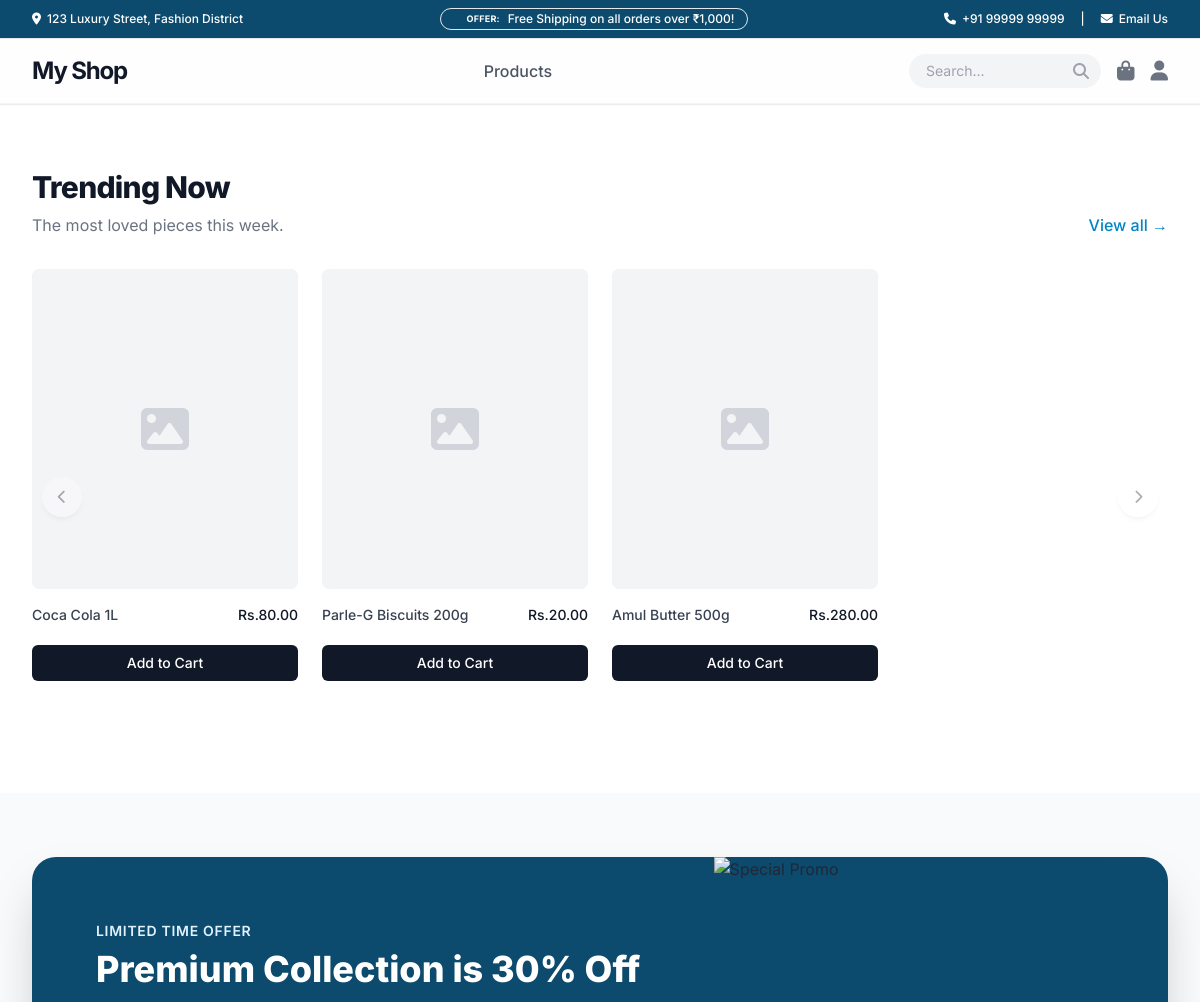
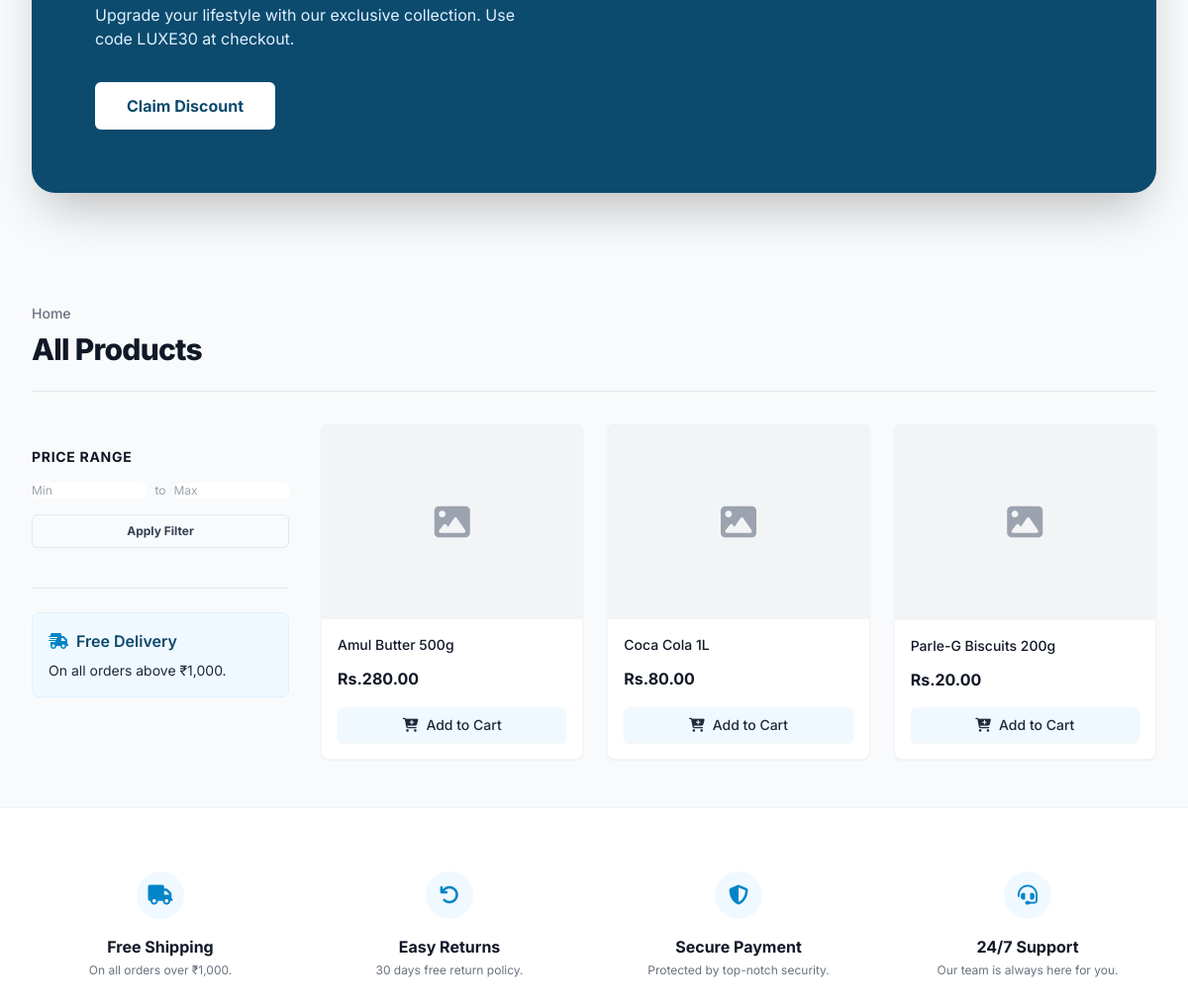
The app's page / (upper part), older data (2 pictures, top to bottom).
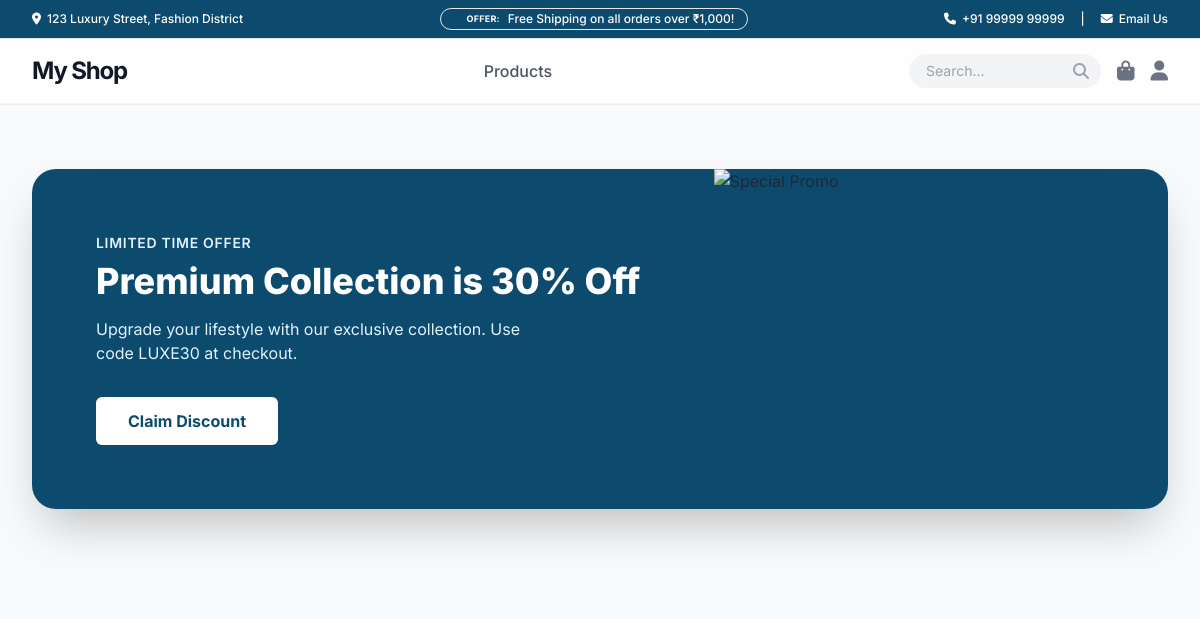
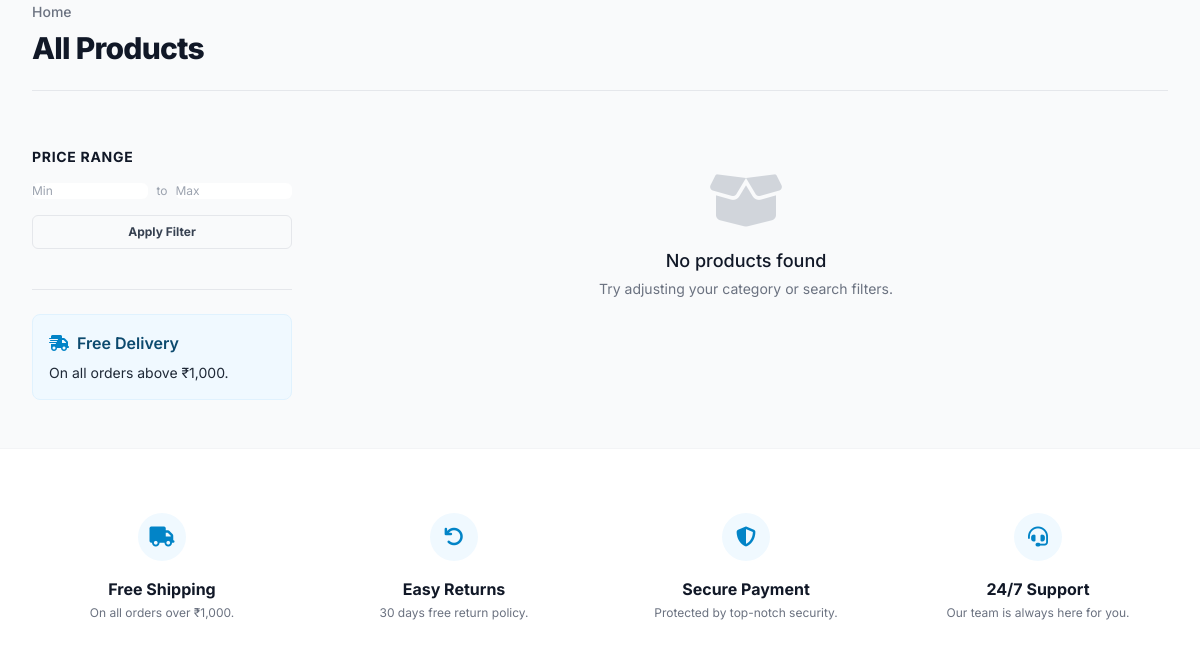
The same page, newer data (2 pictures, top to bottom).
### catalog/models.py (models this page shows, shortened)
class Product(models.Model):
    external_id = models.CharField(max_length=64, unique=True)
    category = models.ForeignKey(Category, on_delete=models.SET_NULL, null=True, blank=True)
    name = models.CharField(max_length=255)
    sku = models.CharField(max_length=120, blank=True)
    image = models.ImageField(upload_to='products/', null=True, blank=True)
    image_b64 = models.TextField(
        blank=True,
        default="",
        help_text="Raw base64-encoded WebP image (no data: prefix). Synced from the desktop app.",
    )
    mrp = models.DecimalField(max_digits=12, decimal_places=2, default=0)
    price_estimate = models.DecimalField(max_digits=12, decimal_places=2, default=0)
    uom = models.CharField(max_length=32, blank=True, help_text="Unit of measure (e.g. pcs, kg)")
    hsn_code = models.CharField(max_length=64, blank=True)
    gst_rate = models.DecimalField(max_digits=6, decimal_places=2, default=0)
    is_active = models.BooleanField(default=True)
    updated_at = models.DateTimeField()

### catalog/views.py (the view)
# urls.py: path("", views.product_list, name="product_list"),
def product_list(request):
    category_id = request.GET.get('category')
    query = request.GET.get('q')
    min_price = request.GET.get('min_price')
    max_price = request.GET.get('max_price')
    categories = Category.objects.all().order_by('name')
    products = Product.objects.filter(is_active=True)
    if category_id:
        products = products.filter(category_id=category_id)
    if query:
        products = products.filter(name__icontains=query)
    if min_price:
        products = products.filter(price_estimate__gte=min_price)
    if max_price:
        products = products.filter(price_estimate__lte=max_price)
    sort = request.GET.get('sort', 'price_high_low')
    if sort == 'newest':
        products = products.order_by("-updated_at")
    elif sort == 'price_low_high':
        products = products.order_by("price_estimate")
    elif sort == 'price_high_low':
        products = products.order_by("-price_estimate")
    else:
        products = products.order_by("name")
    inventory = _inventory_map(products)
    fifo_price_map = _fifo_batch_price_map(products)
    featured_qs = Product.objects.filter(is_active=True).order_by("-updated_at")[:8]
    featured_inventory = _inventory_map(featured_qs)
    featured_price_map = _fifo_batch_price_map(featured_qs)
    is_filtering = any([category_id, query, min_price, max_price])
    context = {
        "products": products,
        "categories": categories,
        "current_category": int(category_id) if category_id and category_id.isdigit() else None,
        "query": query,
        "min_price": min_price,
        "max_price": max_price,
        "is_filtering": is_filtering,
        "current_sort": sort,
        "inventory": inventory,
        "allow_backorders": settings.ALLOW_BACKORDERS,
        "fifo_price_map": fifo_price_map,
        "featured_products": featured_qs,
        "featured_inventory": featured_inventory,
        "featured_price_map": featured_price_map,
    }
    template_name = "product_list.html"
    config = ShopConfig.get()
    theme = config.shop_template or "default"
    if is_filtering and theme == "squareshoppe":
        template_name = "search_results.html"
    return render(request, f"themes/{theme}/{template_name}", context)

### catalog/templatetags/catalog_extras.py (called while the page is built)
@register.filter
def dict_get(dictionary, key):
    if dictionary is None:
        return 0
    return dictionary.get(key, 0)

### catalog/views.py (called while the page is built)
def _inventory_map(products):
    inventory = Inventory.objects.filter(product__in=products)
    return {inv.product_id: inv.qty_available for inv in inventory}

def _fifo_batch_price_map(products):
    batches = (
        ProductBatch.objects.filter(product__in=products, qty_available__gt=0)
        .order_by("product_id", "created_at")
        .values("product_id", "selling_price")
    )
    price_map = {}
    for b in batches:
        if b["product_id"] not in price_map:
            price_map[b["product_id"]] = b["selling_price"]
    return price_map

### core/models.py (called while the page is built)
    @classmethod
    def get(cls):
        obj, _ = cls.objects.get_or_create(
            pk=1,
            defaults={
                "api_key": secrets.token_urlsafe(32),
            },
        )
        return obj

### templates/themes/default/product_list.html (shortened to what the changed rows need)
{% extends "themes/default/base.html" %}
{% load catalog_extras %}
{% load static %}
{% block content %}
{% if not is_filtering %}
{% if featured_products %}
<section class="py-16 bg-white">
    <div class="max-w-7xl mx-auto px-4 sm:px-6 lg:px-8">
        <div class="flex justify-between items-end mb-8">
            <div>
                <h2 class="text-3xl font-extrabold text-gray-900 tracking-tight">Trending Now</h2>
                <p class="mt-2 text-gray-500">The most loved pieces this week.</p>
            </div>
            <a href="#product-grid" class="text-brand-600 hover:text-brand-700 font-medium hidden sm:block">View all &rarr;</a>
        </div>
        <div class="trending-swiper overflow-hidden relative group pb-12">
            <div class="swiper-wrapper">
                {% for product in featured_products %}
                <div class="swiper-slide h-auto">
                    <div class="group relative flex flex-col h-full">
                        <div class="w-full h-80 bg-gray-200 rounded-lg overflow-hidden relative">
                            <a href="/products/{{ product.id }}/">
                                {% if product.image_b64 %}
                                    <img alt="{{ product.name }}"
                                         class="w-full h-full object-center object-cover group-hover:opacity-75 transition-opacity">
                                {% elif product.image %}
                                    <img src="{{ product.image.url }}" alt="{{ product.name }}"
                                         class="w-full h-full object-center object-cover group-hover:opacity-75 transition-opacity">
                                {% else %}
                                    <div class="w-full h-full min-h-80 flex items-center justify-center bg-gray-100 text-gray-300">
                                        <i class="fas fa-image text-5xl"></i>
                                    </div>
                                {% endif %}
                            </a>
                        </div>
                        <div class="mt-4 flex justify-between">
                            <div>
                                <h3 class="text-sm text-gray-700 font-medium">
                                    <a href="/products/{{ product.id }}/">
                                        <span aria-hidden="true" class="absolute inset-0"></span>
                                        {{ product.name }}
                                    </a>
                                </h3>
                            </div>
                            {% with price=featured_price_map|dict_get:product.id %}
                            <div class="text-right">
                                <p class="text-sm font-medium text-gray-900">Rs.{{ price|default:product.price_estimate }}</p>
                            </div>
                            {% endwith %}
                        </div>
                        {% with stock=featured_inventory|dict_get:product.id %}
                            <div class="mt-auto">
                                {% if allow_backorders or stock > 0 %}
                                    <form method="post" action="/cart/add/{{ product.id }}/" class="relative z-10">
                                        <button type="submit"
                                                class="mt-4 w-full bg-gray-900 text-white py-2 rounded-md hover:bg-gray-800 transition-colors cursor-pointer text-sm font-medium">
                                            Add to Cart
                                        </button>
                                    </form>
                                {% else %}
                                    <button class="mt-4 w-full bg-gray-200 text-gray-400 py-2 rounded-md cursor-not-allowed text-sm font-medium">
                                        Unavailable
                                    </button>
                                {% endif %}
                            </div>
                        {% endwith %}
                    </div>
                </div>
                {% endfor %}
            </div>
            <div class="swiper-button-prev !text-gray-900 !bg-white/90 !w-10 !h-10 !rounded-full !shadow-md after:!content-none opacity-0 group-hover:opacity-100 transition-opacity flex items-center justify-center">
            </div>
            <div class="swiper-button-next !text-gray-900 !bg-white/90 !w-10 !h-10 !rounded-full !shadow-md after:!content-none opacity-0 group-hover:opacity-100 transition-opacity flex items-center justify-center">
                <i class="fas fa-chevron-right text-sm"></i>
            </div>
        </div>
    </div>
</section>
{% endif %}
<section class="py-16 bg-gray-50">
    <div class="max-w-7xl mx-auto px-4 sm:px-6 lg:px-8">
        <div class="bg-brand-900 rounded-3xl overflow-hidden shadow-2xl flex flex-col md:flex-row">
            <div class="p-10 md:p-16 flex-1 flex flex-col justify-center">
                <h2 class="text-3xl md:text-4xl font-extrabold text-white mb-4">{{ promo_title }}</h2>
            </div>
        </div>
    </div>
</section>
{% endif %}
<div class="max-w-7xl mx-auto px-4 sm:px-6 lg:px-8 py-12" id="product-grid">
    <div class="flex flex-col md:flex-row md:items-baseline md:justify-between border-b border-gray-200 pb-6 mb-8">
        <div>
            <h1 class="text-3xl font-extrabold text-gray-900 tracking-tight">
                {% if query %}
                    Search Results for "{{ query }}"
                {% elif current_category %}
                    {% for cat in categories %}{% if cat.id == current_category %}{{ cat.name }}{% endif %}{% endfor %}
                {% else %}
                    All Products
                {% endif %}
            </h1>
        </div>
    </div>
    <div class="lg:grid lg:grid-cols-4 lg:gap-x-8">
        <div class="mt-6 lg:mt-0 lg:col-span-3">
            <div class="grid grid-cols-1 sm:grid-cols-2 lg:grid-cols-3 gap-y-10 gap-x-6">
                {% for product in products %}
                <div class="group relative flex flex-col h-full bg-white rounded-lg shadow-sm hover:shadow-md transition-shadow duration-300 border border-gray-100 overflow-hidden">
                    <div class="w-full bg-gray-200 aspect-[4/3] relative">
                        <a href="/products/{{ product.id }}/">
                            {% if product.image_b64 %}
                                <img alt="{{ product.name }}"
                                     class="w-full h-full object-center object-cover group-hover:opacity-75 transition-opacity">
                            {% elif product.image %}
                                <img src="{{ product.image.url }}" alt="{{ product.name }}"
                                     class="w-full h-full object-center object-cover group-hover:opacity-75 transition-opacity">
                            {% else %}
                                <div class="w-full h-full flex items-center justify-center bg-gray-100 text-gray-400">
                                    <i class="fas fa-image text-4xl"></i>
                                </div>
                            {% endif %}
                        </a>
                    </div>
                    <div class="p-4 flex flex-col flex-1">
                        <div class="flex justify-between items-start mb-2">
                            <div class="flex-1 min-w-0 pr-2">
                                <h3 class="text-sm text-gray-900 font-medium line-clamp-2">
                                    <a href="/products/{{ product.id }}/">
                                        <span aria-hidden="true" class="absolute inset-0"></span>
                                        {{ product.name }}
                                    </a>
                                </h3>
                            </div>
                        </div>
                        {% with price=fifo_price_map|dict_get:product.id %}
                        <div class="mb-4">
                            <span class="text-base font-bold text-gray-900">Rs.{{ price|default:product.price_estimate }}</span>
                        </div>
                        {% endwith %}
                        <div class="mt-auto relative z-10">
                            {% with stock=inventory|dict_get:product.id %}
                                {% if allow_backorders or stock > 0 %}
                                    <form method="post" action="/cart/add/{{ product.id }}/">
                                        <button type="submit"
                                                class="w-full bg-brand-50 text-brand-700 py-2 rounded-md font-medium text-sm hover:bg-brand-600 hover:text-white transition-colors flex items-center justify-center shadow-sm">
                                            <i class="fas fa-cart-plus mr-2"></i> Add to Cart
                                        </button>
                                    </form>
                                {% else %}
                                    <button class="w-full bg-gray-100 text-gray-400 py-2 rounded-md font-medium text-sm cursor-not-allowed flex items-center justify-center">
                                        Unavailable
                                    </button>
                                {% endif %}
                            {% endwith %}
                        </div>
                    </div>
                </div>
                {% empty %}
                <div class="col-span-full py-12 text-center">
                    <i class="fas fa-box-open text-gray-300 text-6xl mb-4 block"></i>
                    <h3 class="text-lg font-medium text-gray-900">No products found</h3>
                    <p class="mt-1 text-sm text-gray-500">Try adjusting your category or search filters.</p>
                </div>
                {% endfor %}
            </div>
        </div>
    </div>
</div>
{% endblock %}

Row changes from the older to the newer data that the page shows:
removed Product: name "Coca Cola 1L", price_estimate "80.00"
removed Product: name "Parle-G Biscuits 200g", price_estimate "20.00"
removed Product: name "Amul Butter 500g", price_estimate "280.00"
Text that changed along with them:
text no longer shown: "Trending Now The most loved pieces this week. View all →"
text now shown: "No products found Try adjusting your category or search filters."
